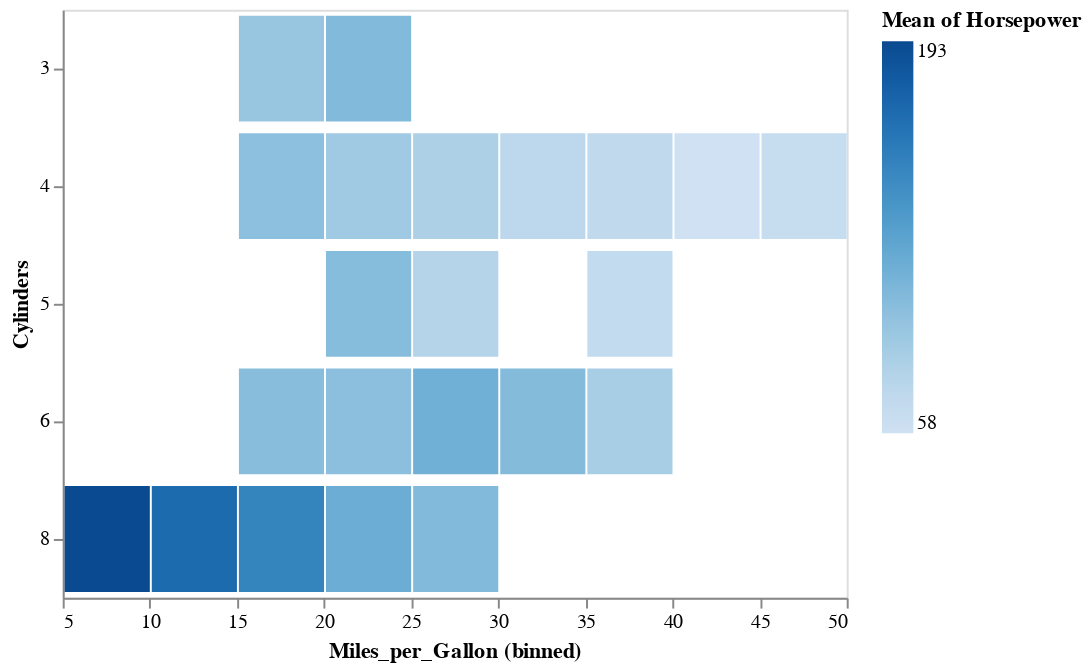

The code cell stored with this chart in its notebook:
### Code cell
alt.Chart(cars).mark_bar().encode(
    alt.X("Miles_per_Gallon", bin=True),     # Impliciete heatmap. Kan ook met mark_rect()
    y="Cylinders:O",
    color=alt.Color("mean(Horsepower)")
)

### Figure 1 — Vega-Lite specification as saved in the notebook (floating-point values rounded to 4 significant figures; data arrays with more than 128 entries replaced by an {"elided": "..."} marker saying what was removed)
{"$schema": "https://vega.github.io/schema/vega-lite/v2.6.0.json", "config": {"view": {"height": 300, "width": 400}}, "data": {"name": "data-f02450ab61490a1363517a0190416235"}, "datasets": {"data-f02450ab61490a1363517a0190416235": {"elided": "406 records"}}, "encoding": {"color": {"aggregate": "mean", "field": "Horsepower", "type": "quantitative"}, "x": {"bin": true, "field": "Miles_per_Gallon", "type": "quantitative"}, "y": {"field": "Cylinders", "type": "ordinal"}}, "mark": "bar"}
